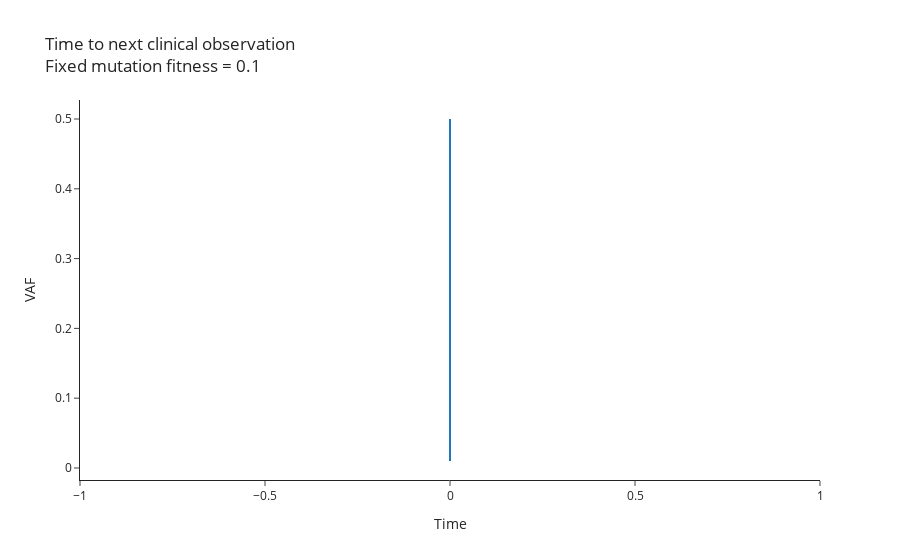

Here is the notebook cell this chart was saved with:
### Code cell
time_range = np.linspace(0, 20, 10_000)
vaf_range = np.linspace(0.01, 0.5, 100)

def fluctuations_difference(t, fitness= 0.1, vaf = 0.1):

    mean_term = vaf*(np.exp(fitness*t)-1)
    var_term = vaf*(2+fitness)*np.exp(fitness*t)*(np.exp(fitness*t)-1)/(fitness*2*100_000)

    return mean_term - 2*np.sqrt(var_term)

time_to_next_observation = []
for vaf in vaf_range:
    fluctuations = fluctuations_difference(time_range, vaf=vaf)
    absolute_val_array = np.abs(fluctuations - 0)
    smallest_difference_index = absolute_val_array.argmin()

    time_to_next_observation.append(time_range[smallest_difference_index])

fig = go.Figure()
fig.add_trace(
    go.Scatter(x=time_to_next_observation,
               y=vaf_range)
)
fig.update_layout(title=('Time to next clinical observation<br>'
                          'Fixed mutation fitness = 0.1'),
                  xaxis_title='Time',
                  yaxis_title='VAF')

### Figure 1 — Plotly figure (JSON) as saved in the notebook; plotly's stock layout.template omitted (floating-point values rounded to 4 significant figures)
{"data": [{"type": "scatter", "x": [0, 0, 0, 0, 0, 0, 0, 0, 0, 0, 0, 0, 0, 0, 0, 0, 0, 0, 0, 0, 0, 0, 0, 0, 0, 0, 0, 0, 0, 0, 0, 0, 0, 0, 0, 0, 0, 0, 0, 0, 0, 0, 0, 0, 0, 0, 0, 0, 0, 0, 0, 0, 0, 0, 0, 0, 0, 0, 0, 0, 0, 0, 0, 0, 0, 0, 0, 0, 0, 0, 0, 0, 0, 0, 0, 0, 0, 0, 0, 0, 0, 0, 0, 0, 0, 0, 0, 0, 0, 0, 0, 0, 0, 0, 0, 0, 0, 0, 0, 0], "y": [0.01, 0.01495, 0.0199, 0.02485, 0.0298, 0.03475, 0.0397, 0.04465, 0.0496, 0.05455, 0.05949, 0.06444, 0.06939, 0.07434, 0.07929, 0.08424, 0.08919, 0.09414, 0.09909, 0.104, 0.109, 0.1139, 0.1189, 0.1238, 0.1288, 0.1337, 0.1387, 0.1436, 0.1486, 0.1535, 0.1585, 0.1634, 0.1684, 0.1733, 0.1783, 0.1832, 0.1882, 0.1931, 0.1981, 0.203, 0.208, 0.2129, 0.2179, 0.2228, 0.2278, 0.2327, 0.2377, 0.2426, 0.2476, 0.2525, 0.2575, 0.2624, 0.2674, 0.2723, 0.2773, 0.2822, 0.2872, 0.2921, 0.2971, 0.302, 0.307, 0.3119, 0.3169, 0.3218, 0.3268, 0.3317, 0.3367, 0.3416, 0.3466, 0.3515, 0.3565, 0.3614, 0.3664, 0.3713, 0.3763, 0.3812, 0.3862, 0.3911, 0.3961, 0.401, 0.406, 0.4109, 0.4159, 0.4208, 0.4258, 0.4307, 0.4357, 0.4406, 0.4456, 0.4505, 0.4555, 0.4604, 0.4654, 0.4703, 0.4753, 0.4802, 0.4852, 0.4901, 0.4951, 0.5]}], "layout": {"title": {"text": "Time to next clinical observation<br>Fixed mutation fitness = 0.1"}, "xaxis": {"title": {"text": "Time"}}, "yaxis": {"title": {"text": "VAF"}}}}
